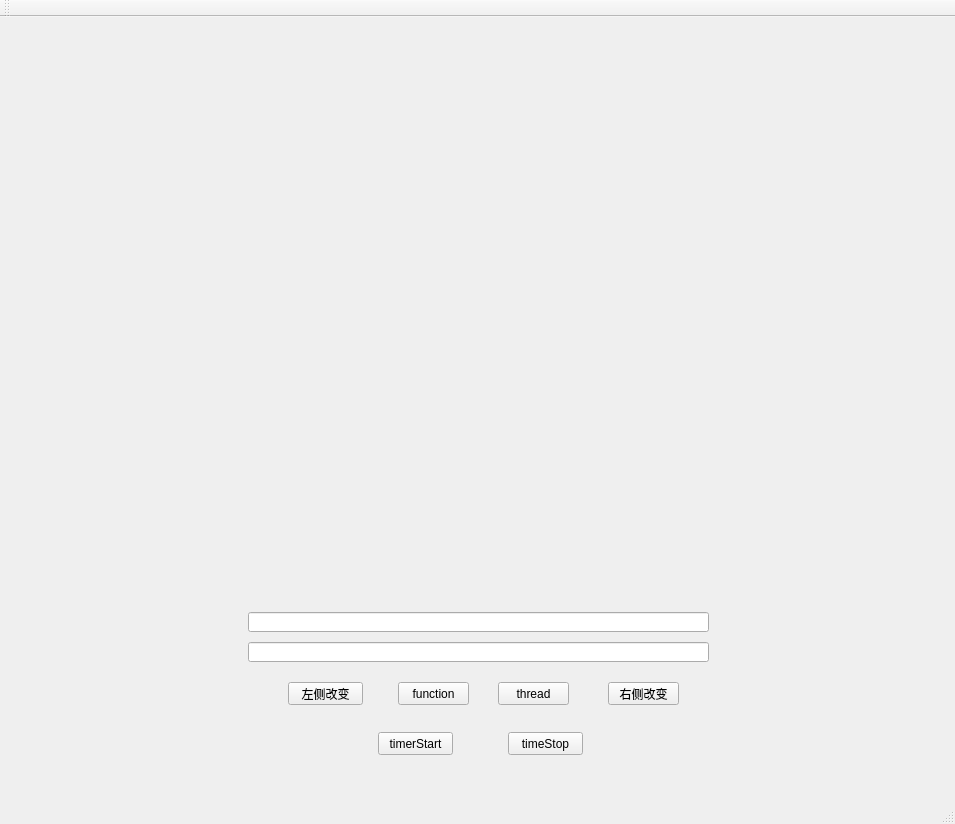
<?xml version="1.0" encoding="UTF-8"?>
<ui version="4.0">
 <class>MainWindow</class>
 <widget class="QMainWindow" name="MainWindow">
  <property name="geometry">
   <rect>
    <x>0</x>
    <y>0</y>
    <width>955</width>
    <height>824</height>
   </rect>
  </property>
  <property name="sizePolicy">
   <sizepolicy hsizetype="Expanding" vsizetype="Expanding">
    <horstretch>0</horstretch>
    <verstretch>0</verstretch>
   </sizepolicy>
  </property>
  <property name="windowTitle">
   <string>MainWindow</string>
  </property>
  <widget class="QWidget" name="centralWidget">
   <layout class="QGridLayout" name="gridLayout">
    <item row="0" column="0">
     <layout class="QVBoxLayout" name="verticalLayout" stretch="3,1">
      <item>
       <layout class="QHBoxLayout" name="horizontalLayout" stretch="1,1">
        <item>
         <widget class="QWidgetForPCView" name="widget_web1" native="true"/>
        </item>
        <item>
         <widget class="QWidgetForPCView" name="widget_web2" native="true"/>
        </item>
       </layout>
      </item>
      <item>
       <layout class="QHBoxLayout" name="horizontalLayout_2" stretch="1,3,1">
        <item>
         <spacer name="horizontalSpacer1">
          <property name="orientation">
           <enum>Qt::Horizontal</enum>
          </property>
          <property name="sizeHint" stdset="0">
           <size>
            <width>40</width>
            <height>20</height>
           </size>
          </property>
         </spacer>
        </item>
        <item>
         <widget class="QWidget" name="widget_control" native="true">
          <widget class="QPushButton" name="pushButton_changeweb1">
           <property name="geometry">
            <rect>
             <x>90</x>
             <y>80</y>
             <width>75</width>
             <height>23</height>
            </rect>
           </property>
           <property name="text">
            <string>左侧改变</string>
           </property>
          </widget>
          <widget class="QPushButton" name="pushButton_changeweb2">
           <property name="geometry">
            <rect>
             <x>410</x>
             <y>80</y>
             <width>71</width>
             <height>23</height>
            </rect>
           </property>
           <property name="text">
            <string>右侧改变</string>
           </property>
          </widget>
          <widget class="QLineEdit" name="lineEdit_url">
           <property name="geometry">
            <rect>
             <x>50</x>
             <y>10</y>
             <width>461</width>
             <height>20</height>
            </rect>
           </property>
          </widget>
          <widget class="QPushButton" name="pushButton_callfunction">
           <property name="geometry">
            <rect>
             <x>200</x>
             <y>80</y>
             <width>71</width>
             <height>23</height>
            </rect>
           </property>
           <property name="text">
            <string>function</string>
           </property>
          </widget>
          <widget class="QLineEdit" name="lineEdit_js">
           <property name="geometry">
            <rect>
             <x>50</x>
             <y>40</y>
             <width>461</width>
             <height>20</height>
            </rect>
           </property>
          </widget>
          <widget class="QPushButton" name="pushButton_threadfun">
           <property name="geometry">
            <rect>
             <x>300</x>
             <y>80</y>
             <width>71</width>
             <height>23</height>
            </rect>
           </property>
           <property name="text">
            <string>thread</string>
           </property>
          </widget>
          <widget class="QPushButton" name="pushButton_timerStart">
           <property name="geometry">
            <rect>
             <x>180</x>
             <y>130</y>
             <width>75</width>
             <height>23</height>
            </rect>
           </property>
           <property name="text">
            <string>timerStart</string>
           </property>
          </widget>
          <widget class="QPushButton" name="pushButton_timerStop">
           <property name="geometry">
            <rect>
             <x>310</x>
             <y>130</y>
             <width>75</width>
             <height>23</height>
            </rect>
           </property>
           <property name="text">
            <string>timeStop</string>
           </property>
          </widget>
         </widget>
        </item>
        <item>
         <spacer name="horizontalSpacer2">
          <property name="orientation">
           <enum>Qt::Horizontal</enum>
          </property>
          <property name="sizeHint" stdset="0">
           <size>
            <width>40</width>
            <height>20</height>
           </size>
          </property>
         </spacer>
        </item>
       </layout>
      </item>
     </layout>
    </item>
   </layout>
  </widget>
  <widget class="QMenuBar" name="menuBar">
   <property name="geometry">
    <rect>
     <x>0</x>
     <y>0</y>
     <width>955</width>
     <height>22</height>
    </rect>
   </property>
  </widget>
  <widget class="QToolBar" name="mainToolBar">
   <attribute name="toolBarArea">
    <enum>TopToolBarArea</enum>
   </attribute>
   <attribute name="toolBarBreak">
    <bool>false</bool>
   </attribute>
  </widget>
  <widget class="QStatusBar" name="statusBar"/>
 </widget>
 <layoutdefault spacing="6" margin="11"/>
 <customwidgets>
  <customwidget>
   <class>QWidgetForPCView</class>
   <extends>QWidget</extends>
   <header location="global">QWidgetForPCView.h</header>
   <container>1</container>
  </customwidget>
 </customwidgets>
 <resources/>
 <connections/>
</ui>
